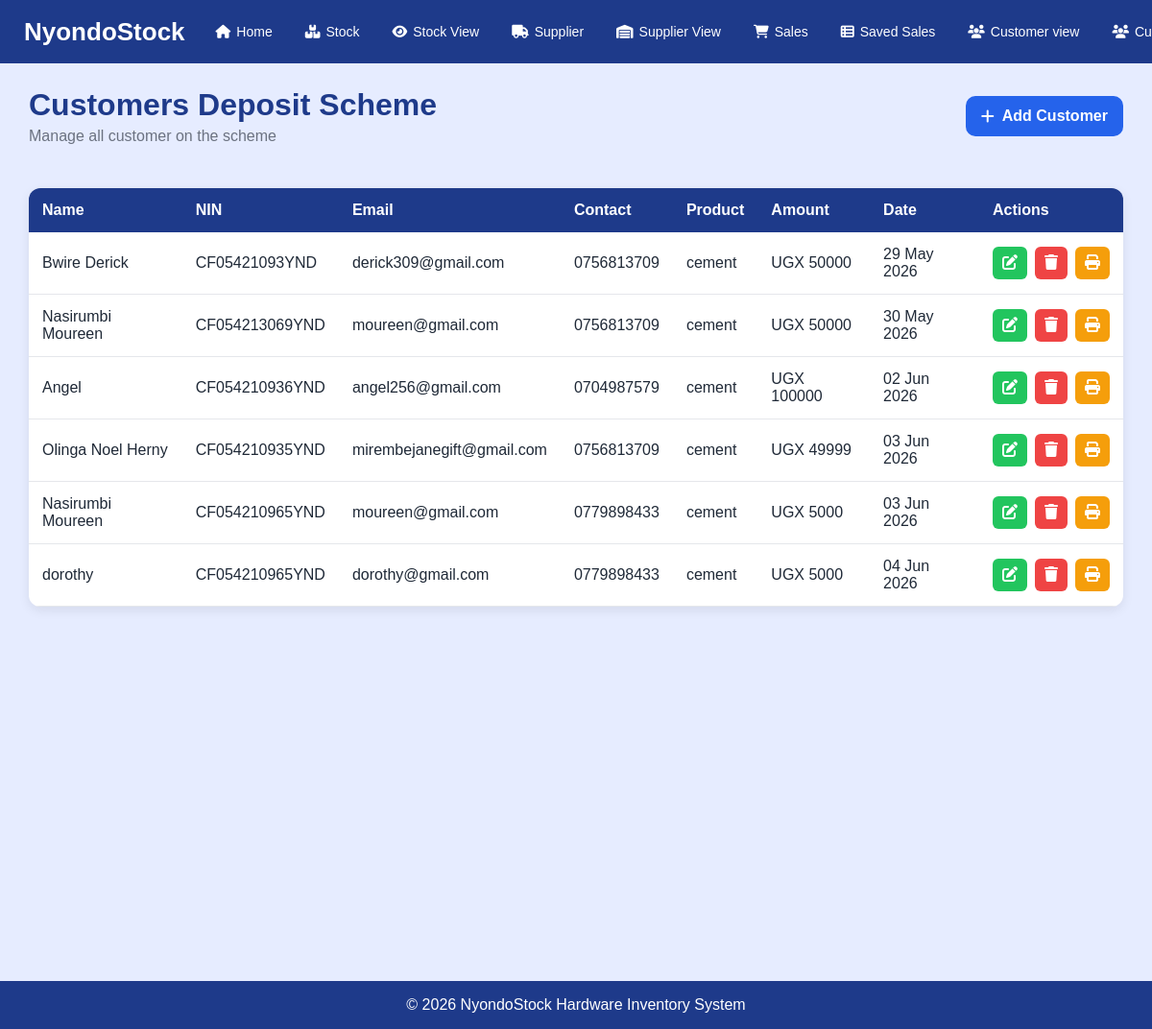
The page /customer/ (signed in) on the database its author committed.
### mugeniapp/models.py (models this page shows, shortened)
class Customer(models.Model):
    name = models.CharField(max_length=100)
    nin = models.CharField(max_length=100)
    email = models.CharField(max_length=100)
    contact = models.CharField(max_length=100)
    product = models.CharField(max_length=100 ,null=True)
    amount = models.IntegerField(default=0)
    date = models.DateField(default=now)
    method_of_payment = models.CharField(max_length=100,default="Cash")

### mugeniapp/views.py (the view)
# urls.py: path('customer/', views.customer, name='customer'),
@login_required
def customer(request):
    customers = Customer.objects.all()
    return render(request, 'customer.html', {'customers': customers})

### mugeniapp/templates/customer.html (shortened to what this page needs)
<!DOCTYPE html>
<html lang="en">
<head>
</head>
<body>
    <nav>
      <div class="logo">NyondoStock</div>
      <ul>
        <li>
          <a href="{% url 'index' %}"><i class="fa-solid fa-house"></i>Home</a>
        </li>
        <li>
          <a href="{% url 'stock' %}"
            ><i class="fa-solid fa-boxes-stacked"></i>Stock</a
          >
        </li>
        <li>
          <a href="{% url 'add' %}"
            ><i class="fa-solid fa-eye"></i>Stock View</a
          >
        </li>
        <li>
          <a href="{% url 'supplier' %}"
            ><i class="fa-solid fa-truck"></i>Supplier</a
          >
        </li>
        <li>
          <a href="{% url 'supplier_view' %}"
            ><i class="fa-solid fa-warehouse"></i>Supplier View</a
          >
        </li>
        <li class="nav-item">
          <a class="nav-link" href="{% url 'sales' %}"
            ><i class="fa-solid fa-cart-shopping"></i>Sales</a
          >
        </li>
        <li class="nav-item">
          <a class="nav-link" href="{% url 'save' %}"
            ><i class="fa-solid fa-table-list"></i>Saved Sales</a
          >
        </li>
      <li class="nav-item">
          <a class="nav-link" href="{% url 'customer' %}"
            ><i class="fa-solid fa-users"></i>Customer view</a>
                  </li>
            <li class="nav-item">
              <a class="nav-link" href="{% url 'customer_list' %}"
                ><i class="fa-solid fa-users"></i>Customer</a
              >
          </li>
      </ul>
         </nav>
<div class="page-header">
    <div class="header-top">
        <div>
            <h1>Customers Deposit Scheme</h1>
            <p>Manage all customer on the scheme</p>
        </div>
        <a href="{% url 'customer_list' %}" class="add-btn">
            <i class="fa fa-plus"></i> Add Customer
        </a>
    </div>
</div>
<div class="container">
    <div class="table-box">
        <table>
            <thead>
                <tr>
                    <th>Name</th>
                    <th>NIN</th>
                    <th>Email</th>
                    <th>Contact</th>
                    <th>Product</th>
                    <th>Amount</th>
                    <th>Date</th>
                    <th>Actions</th>
                </tr>
            </thead>
            <tbody>
                {% for customer in customers %}
                <tr>
                    <td>{{ customer.name }}</td>
                    <td>{{ customer.nin }}</td>
                    <td>{{ customer.email }}</td>
                    <td>{{ customer.contact }}</td>
                    <td>{{ customer.product }}</td>
                    <td>UGX {{ customer.amount }}</td>
                    <td>{{ customer.date|date:"d M Y" }}</td>
                    <td>
                        <div class="actions">
                            <a class="btn edit" href="{% url 'edit_customer' customer.id %}">
                                <i class="fa-solid fa-pen-to-square"></i>
                            </a>
<a
    class="btn delete"
    href="{% url 'delete_customer' customer.id %}"
    onclick="return confirm('Are you sure you want to delete this customer?');"
>
    <i class="fa-solid fa-trash"></i>
</a>
                            <a class="btn print" href="{% url 'customer_receipt' customer.id %}">
                                <i class="fa-solid fa-print"></i>
                            </a>
                        </div>
                    </td>
                </tr>
                {% empty %}
                <tr>
                    <td colspan="8" class="empty">
                        No customers found
                    </td>
                </tr>
                {% endfor %}
            </tbody>
        </table>
    </div>
</div>
    <footer>&copy; 2026 NyondoStock Hardware Inventory System</footer>
</body>
</html>

### mugeniapp/templates/customer.html (style rules this page uses)
* { margin:0; padding:0; box-sizing:border-box; }
body { font-family:Arial, sans-serif; background: #e6ecff; color:#1f2937; }
nav { background:#1E3A8A; padding:15px 25px; display:flex; justify-content:space-between; align-items:center; overflow-x:auto; white-space:nowrap; }
.logo { color:white; font-size:26px; font-weight:bold; margin-right:20px; flex-shrink:0; }
nav ul { list-style:none; display:flex; gap:10px; align-items:center; }
nav ul li a { color:white; text-decoration:none; padding:10px 12px; border-radius:8px; font-size:14px; display:flex; gap:6px; align-items:center; transition:0.3s; }
.page-header { padding:25px 30px; }
.header-top { display:flex; justify-content:space-between; align-items:center; flex-wrap:wrap; gap:15px; }
.page-header h1 { color:#1e3a8a; }
.page-header p { color:#6b7280; margin-top:5px; }
.add-btn { background:#2563eb; color:white; padding:12px 16px; border-radius:10px; text-decoration:none; font-weight:bold; display:flex; gap:8px; align-items:center; }
.container { padding:20px 30px 40px; }
.table-box { background:white; border-radius:12px; overflow-x:auto; box-shadow:0 4px 12px rgba(0,0,0,0.08); }
table { width:100%; border-collapse:collapse; min-width:900px; }
th { background:#1e3a8a; color:white; padding:14px; text-align:left; }
td { padding:14px; border-bottom:1px solid #e5e7eb; }
.actions { display:flex; gap:8px; }
.btn { padding:8px 10px; border-radius:6px; color:white; text-decoration:none; }
.edit { background:#22c55e; }
.delete { background:#ef4444; }
.print { background:#f59e0b; }
footer { background: #1e3a8a; color: white; text-align: center; padding: 1rem; margin-top: auto; margin-top: 350px; }

### rows shown on the page
Customer: name "Bwire Derick", nin "CF05421093YND", email "derick309@gmail.com", contact "0756813709", product "cement", amount "50000", date "29 May 2026"
Customer: name "Nasirumbi Moureen", nin "CF054213069YND", email "moureen@gmail.com", contact "0756813709", product "cement", amount "50000", date "30 May 2026"
Customer: name "Angel", nin "CF054210936YND", email "angel256@gmail.com", contact "0704987579", product "cement", amount "100000", date "02 Jun 2026"
Customer: name "Olinga Noel Herny", nin "CF054210935YND", email "mirembejanegift@gmail.com", contact "0756813709", product "cement", amount "49999", date "03 Jun 2026"
Customer: name "Nasirumbi Moureen", nin "CF054210965YND", email "moureen@gmail.com", contact "0779898433", product "cement", amount "5000", date "03 Jun 2026"
Customer: name "dorothy", nin "CF054210965YND", email "dorothy@gmail.com", contact "0779898433", product "cement", amount "5000", date "04 Jun 2026"
